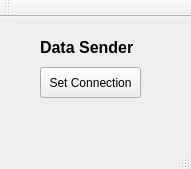
<?xml version="1.0" encoding="UTF-8"?>
<ui version="4.0">
 <class>Sender</class>
 <widget class="QMainWindow" name="Sender">
  <property name="geometry">
   <rect>
    <x>0</x>
    <y>0</y>
    <width>191</width>
    <height>169</height>
   </rect>
  </property>
  <property name="windowTitle">
   <string>Sender</string>
  </property>
  <widget class="QWidget" name="centralWidget">
   <widget class="QLabel" name="label">
    <property name="geometry">
     <rect>
      <x>40</x>
      <y>20</y>
      <width>121</width>
      <height>21</height>
     </rect>
    </property>
    <property name="font">
     <font>
      <pointsize>12</pointsize>
      <weight>75</weight>
      <bold>true</bold>
     </font>
    </property>
    <property name="text">
     <string>Data Sender</string>
    </property>
   </widget>
   <widget class="QPushButton" name="button">
    <property name="geometry">
     <rect>
      <x>40</x>
      <y>50</y>
      <width>101</width>
      <height>31</height>
     </rect>
    </property>
    <property name="text">
     <string>Set Connection</string>
    </property>
   </widget>
  </widget>
  <widget class="QMenuBar" name="menuBar">
   <property name="geometry">
    <rect>
     <x>0</x>
     <y>0</y>
     <width>191</width>
     <height>21</height>
    </rect>
   </property>
  </widget>
  <widget class="QToolBar" name="mainToolBar">
   <attribute name="toolBarArea">
    <enum>TopToolBarArea</enum>
   </attribute>
   <attribute name="toolBarBreak">
    <bool>false</bool>
   </attribute>
  </widget>
  <widget class="QStatusBar" name="statusBar"/>
 </widget>
 <layoutdefault spacing="6" margin="11"/>
 <resources/>
 <connections/>
</ui>
